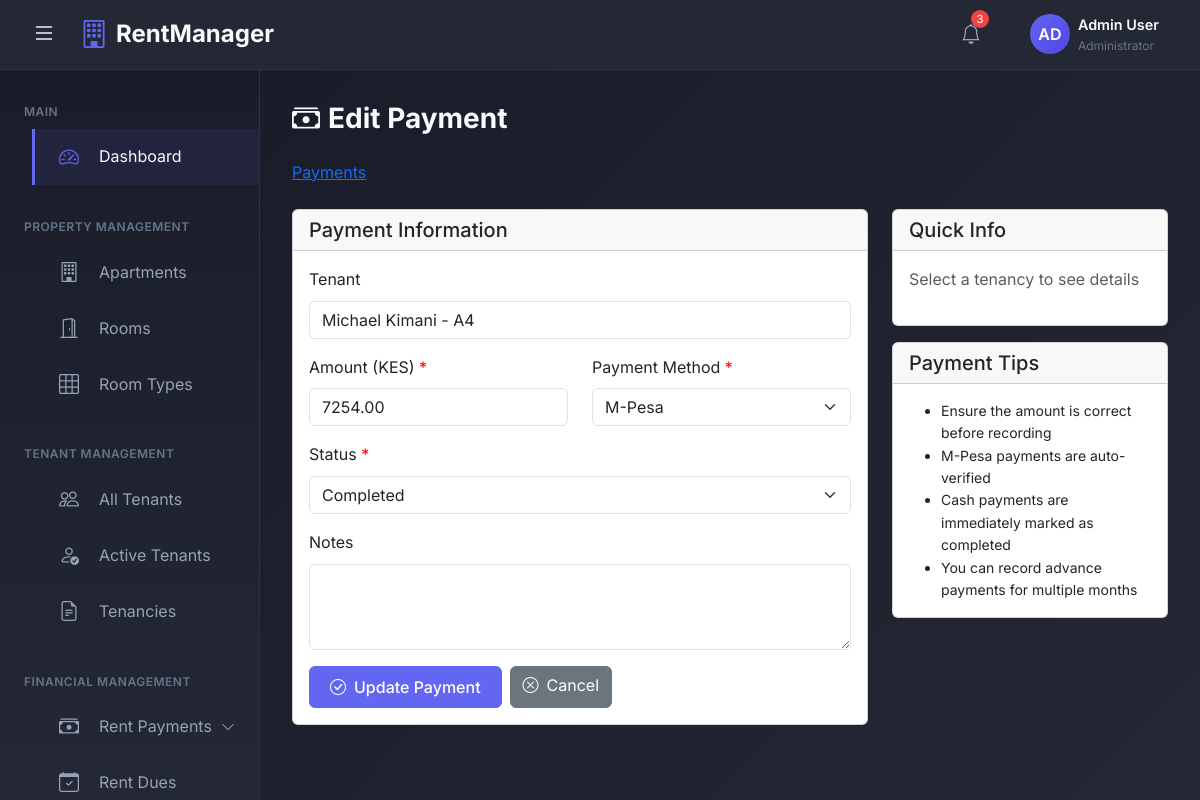
The app's page /payments/rent/26/edit/ (signed in) with its own data.
### rental_app/models.py (models this page shows, shortened)
class RentPayment(models.Model):
    PAYMENT_STATUS = (
        ('pending', 'Pending'),
        ('completed', 'Completed'),
        ('failed', 'Failed'),
        ('refunded', 'Refunded'),
    )
    PAYMENT_METHOD = (
        ('mpesa', 'M-Pesa STK Push'),
        ('cash', 'Cash'),
        ('bank_transfer', 'Bank Transfer'),
    )
    tenancy = models.ForeignKey(Tenancy, on_delete=models.PROTECT, related_name='rent_payments')
    tenant = models.ForeignKey(User, on_delete=models.PROTECT, related_name='rent_payments')  # Denormalized for history
    apartment = models.ForeignKey(Apartment, on_delete=models.PROTECT, related_name='rent_payments')  # Denormalized for reporting
    amount = models.DecimalField(max_digits=10, decimal_places=2, validators=[MinValueValidator(0)])
    payment_date = models.DateTimeField(default=timezone.now)
    payment_method = models.CharField(max_length=20, choices=PAYMENT_METHOD, default='mpesa')
    mpesa_transaction_id = models.CharField(max_length=100, unique=True, null=True, blank=True)
    mpesa_phone_number = models.CharField(max_length=15, null=True, blank=True)
    months_covered = models.IntegerField(default=1, validators=[MinValueValidator(1)])  # Can pay for multiple months
    payment_for_month = models.DateField()  # The month this payment is for
    status = models.CharField(max_length=20, choices=PAYMENT_STATUS, default='pending')
    is_late_payment = models.BooleanField(default=False)
    late_payment_fee = models.DecimalField(max_digits=10, decimal_places=2, default=0.00)
    notes = models.TextField(blank=True)
    is_deleted = models.BooleanField(default=False)
    deleted_at = models.DateTimeField(null=True, blank=True)
    created_at = models.DateTimeField(auto_now_add=True)
    updated_at = models.DateTimeField(auto_now=True)
    class Meta:
        ordering = ['-payment_date']
        indexes = [
            models.Index(fields=['tenant', 'payment_date']),
            models.Index(fields=['apartment', 'payment_date']),
        ]

class User(AbstractUser):
    USER_TYPE_CHOICES = (
        ('admin', 'Admin'),
        ('tenant', 'Tenant'),
    )
    USER_STATUS = (
        ('active', 'Active'),
        ('inactive', 'Inactive'),
        ('archived', 'Archived'),  # For moved out tenants
    )
    user_type = models.CharField(max_length=10, choices=USER_TYPE_CHOICES)
    user_status = models.CharField(max_length=20, choices=USER_STATUS, default='active')
    phone_number = models.CharField(max_length=15, unique=True)
    national_id = models.CharField(max_length=20, unique=True, null=True, blank=True)
    profile_picture = models.ImageField(upload_to='profiles/', null=True, blank=True)
    is_deleted = models.BooleanField(default=False)
    deleted_at = models.DateTimeField(null=True, blank=True)
    created_at = models.DateTimeField(auto_now_add=True)
    updated_at = models.DateTimeField(auto_now=True)

class Tenancy(models.Model):
    TENANCY_STATUS = (
        ('active', 'Active'),
        ('terminated', 'Terminated'),
        ('suspended', 'Suspended'),
        ('switched', 'Switched Room'),  # When tenant moves to another room
    )
    TERMINATION_REASON = (
        ('vacated', 'Tenant Vacated'),
        ('evicted', 'Evicted'),
        ('room_switch', 'Switched to Another Room'),
        ('other', 'Other'),
    )
    tenant = models.ForeignKey(User, on_delete=models.PROTECT, related_name='tenancies', limit_choices_to={'user_type': 'tenant'})
    room = models.ForeignKey(Room, on_delete=models.PROTECT, related_name='tenancies')
    apartment = models.ForeignKey(Apartment, on_delete=models.PROTECT, related_name='tenancies')  # Denormalized for easy querying
    start_date = models.DateField()
    end_date = models.DateField(null=True, blank=True)
    deposit_paid = models.DecimalField(max_digits=10, decimal_places=2, default=0.00)
    deposit_refunded = models.BooleanField(default=False)
    deposit_refund_amount = models.DecimalField(max_digits=10, decimal_places=2, default=0.00, null=True, blank=True)
    deposit_deduction_reason = models.TextField(blank=True)  # Why deposit was partially refunded
    status = models.CharField(max_length=20, choices=TENANCY_STATUS, default='active')
    termination_reason = models.CharField(max_length=20, choices=TERMINATION_REASON, null=True, blank=True)
    move_in_condition = models.TextField(blank=True)
    move_out_condition = models.TextField(blank=True)
    switched_to_tenancy = models.ForeignKey('self', on_delete=models.SET_NULL, null=True, blank=True, related_name='previous_tenancy')
    switched_from_tenancy = models.ForeignKey('self', on_delete=models.SET_NULL, null=True, blank=True, related_name='next_tenancy')
    is_deleted = models.BooleanField(default=False)
    deleted_at = models.DateTimeField(null=True, blank=True)
    created_at = models.DateTimeField(auto_now_add=True)
    updated_at = models.DateTimeField(auto_now=True)
    class Meta:
        verbose_name_plural = 'Tenancies'
        ordering = ['-start_date']
        indexes = [
            models.Index(fields=['tenant', 'status']),
            models.Index(fields=['apartment', 'status']),
        ]

class Room(models.Model):
    ROOM_STATUS = (
        ('available', 'Available'),
        ('occupied', 'Occupied'),
        ('maintenance', 'Under Maintenance'),
    )
    apartment = models.ForeignKey(Apartment, on_delete=models.CASCADE, related_name='rooms')
    room_number = models.CharField(max_length=10)  # e.g., A1, B2, C3
    room_type = models.ForeignKey(RoomType, on_delete=models.PROTECT)
    floor_number = models.IntegerField(validators=[MinValueValidator(0)])
    has_balcony = models.BooleanField(default=False)
    has_shower = models.BooleanField(default=True)
    has_kitchen_unit = models.BooleanField(default=True)
    has_clothes_cabinet = models.BooleanField(default=True)
    monthly_rent = models.DecimalField(max_digits=10, decimal_places=2, validators=[MinValueValidator(0)])
    deposit_amount = models.DecimalField(max_digits=10, decimal_places=2, validators=[MinValueValidator(0)])
    status = models.CharField(max_length=20, choices=ROOM_STATUS, default='available')
    created_at = models.DateTimeField(auto_now_add=True)
    updated_at = models.DateTimeField(auto_now=True)
    class Meta:
        unique_together = ('apartment', 'room_number')
        ordering = ['floor_number', 'room_number']

### rental_app/views.py (the view, shortened to what this page needs)
# urls.py: path('payments/rent/<int:pk>/edit/', views.rent_payment_edit, name='rent_payment_edit'),
@login_required
def rent_payment_edit(request, pk):
    if request.user.user_type != 'admin':
        messages.error(request, 'Access denied.')
        return redirect('dashboard')
    payment = get_object_or_404(RentPayment, pk=pk, is_deleted=False)
    context = {
        'payment': payment,
        'is_edit': True,
    }
    return render(request, 'payments/rent_payment_form.html', context)

### templates/payments/rent_payment_form.html (shortened to what this page needs)
{% extends 'admin_base.html' %}
{% block content %}
<div class="page-header mb-4">
    <h1 class="page-title">
        <i class="bi bi-cash-stack me-2"></i>{% if is_edit %}Edit Payment{% else %}Record New Payment{% endif %}
    </h1>
    <nav aria-label="breadcrumb">
        <ol class="breadcrumb">
            <li class="breadcrumb-item"><a href="{% url 'rent_payments_list' %}">Payments</a></li>
            <li class="breadcrumb-item active">{% if is_edit %}Edit{% else %}New{% endif %}</li>
        </ol>
    </nav>
</div>
<div class="row">
    <div class="col-md-8">
        <div class="card">
            <div class="card-header">
                <h5 class="card-title mb-0">Payment Information</h5>
            </div>
            <div class="card-body">
                <form method="post">
                    {% if not is_edit %}
                    <div class="mb-3">
                        <label class="form-label required">Tenancy</label>
                        <select name="tenancy" class="form-select" required onchange="updateRentAmount(this)">
                            <option value="">Select Tenant & Room</option>
                            {% for tenancy in tenancies %}
                            <option value="{{ tenancy.pk }}"
                                    data-rent="{{ tenancy.room.monthly_rent }}"
                                    data-tenant="{{ tenancy.tenant.get_full_name }}"
                                    data-room="{{ tenancy.room.room_number }}">
                                {{ tenancy.tenant.get_full_name }} - {{ tenancy.room.room_number }} ({{ tenancy.apartment.name }})
                            </option>
                            {% endfor %}
                        </select>
                    </div>
                    {% else %}
                    <div class="mb-3">
                        <label class="form-label">Tenant</label>
                        <input type="text" class="form-control" value="{{ payment.tenant.get_full_name }} - {{ payment.tenancy.room.room_number }}" readonly>
                    </div>
                    {% endif %}
                    <div class="row">
                        <div class="col-md-6 mb-3">
                            <label class="form-label required">Amount (KES)</label>
                            <input type="number" name="amount" class="form-control"
                                   step="0.01" min="0" required
                                   value="{% if is_edit %}{{ payment.amount }}{% endif %}"
                                   id="paymentAmount">
                        </div>
                        <div class="col-md-6 mb-3">
                            <label class="form-label required">Payment Method</label>
                            <select name="payment_method" class="form-select" required onchange="toggleMpesaFields(this)">
                                <option value="mpesa" {% if is_edit and payment.payment_method == 'mpesa' %}selected{% endif %}>M-Pesa</option>
                            </select>
                        </div>
                    </div>
                    {% if is_edit %}
                    <div class="mb-3">
                        <label class="form-label required">Status</label>
                        <select name="status" class="form-select" required>
                            <option value="completed" {% if payment.status == 'completed' %}selected{% endif %}>Completed</option>
                        </select>
                    </div>
                    {% endif %}
                    <div class="mb-3">
                        <label class="form-label">Notes</label>
                        <textarea name="notes" class="form-control" rows="3">{% if is_edit %}{{ payment.notes }}{% endif %}</textarea>
                    </div>
                    <div class="d-flex gap-2">
                        <button type="submit" class="btn btn-primary">
                            <i class="bi bi-check-circle me-2"></i>{% if is_edit %}Update{% else %}Record{% endif %} Payment
                        </button>
                        <a href="{% url 'rent_payments_list' %}" class="btn btn-secondary">
                            <i class="bi bi-x-circle me-2"></i>Cancel
                        </a>
                    </div>
                </form>
            </div>
        </div>
    </div>
    <div class="col-md-4">
        <div class="card">
            <div class="card-header">
                <h5 class="card-title mb-0">Quick Info</h5>
            </div>
            <div class="card-body">
                <div id="noSelection">
                    <p class="text-muted">Select a tenancy to see details</p>
                </div>
            </div>
        </div>
        <div class="card mt-3">
            <div class="card-header">
                <h5 class="card-title mb-0">Payment Tips</h5>
            </div>
            <div class="card-body">
                <ul class="small mb-0">
                    <li>Ensure the amount is correct before recording</li>
                    <li>M-Pesa payments are auto-verified</li>
                    <li>Cash payments are immediately marked as completed</li>
                    <li>You can record advance payments for multiple months</li>
                </ul>
            </div>
        </div>
    </div>
</div>
{% endblock %}

### templates/admin_base.html (style rules this page uses)
:root { --sidebar-width: 260px; --header-height: 70px; --primary-color: #1a1d29; --secondary-color: #232834; --accent-color: #6366f1; --accent-hover: #4f46e5; --text-primary: #f8fafc; --text-secondary: #94a3b8; --text-muted: #64748b; --border-color: #2d3343; --card-bg: #232834; --success-color: #10b981; --warning-color: #f59e0b; --danger-color: #ef4444; --bg-gradient: linear-gradient(135deg, #1a1d29 0%, #232834 100%); --sidebar-gradient: linear-gradient(180deg, #1a1d29 0%, #232834 100%); }
* { margin: 0; padding: 0; box-sizing: border-box; }
body { font-family: 'Inter', -apple-system, BlinkMacSystemFont, 'Segoe UI', Roboto, sans-serif; background-color: var(--primary-color); color: var(--text-primary); overflow-x: hidden; line-height: 1.6; font-weight: 400; }
.page-title { font-size: 1.75rem; font-weight: 700; color: var(--text-primary); margin-bottom: 1.5rem; }
.btn-primary { background-color: var(--accent-color); border-color: var(--accent-color); font-weight: 500; padding: 0.5rem 1.25rem; }
.main-content > * { animation: fadeIn 0.5s ease-out; }

### templates/payments/rent_payment_form.html (style rules this page uses)
.required:after { content: " *"; color: red; }

### records on screen
RentPayment: tenant.get_full_name "Michael Kimani - A4", amount "7254.00", payment_method "M-Pesa", status "Completed"
